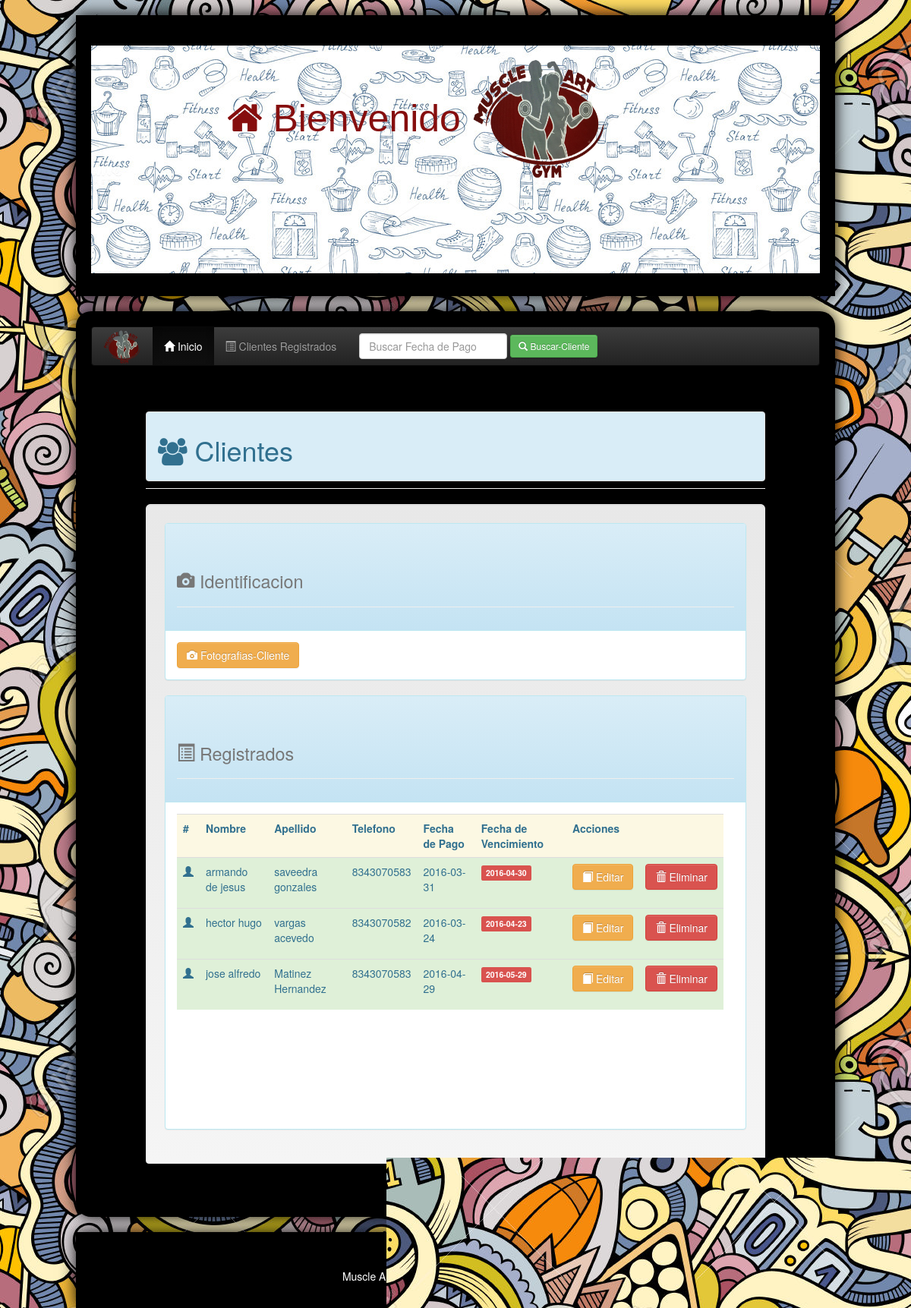
The page /clientes.php on the database its author committed.
### tables this page shows
CREATE TABLE `cliente_gym` (
  `id_cliente` int(11) NOT NULL,
  `nombre_cliente` varchar(150) NOT NULL,
  `apellido_cliente` varchar(150) NOT NULL,
  `telefono_cliente` varchar(100) NOT NULL,
  `fecha_pago` date NOT NULL,
  `ruta` varchar(150) NOT NULL
);

### clientes.php (the view, shortened to what this page needs)
<!DOCTYPE html>
<html lang="es">
<head>
    <link  href = "dist/css/bootstrap.min.css"  rel = "stylesheet" >
	<link rel="stylesheet" href="dist/css/bootstrap-theme.min.css">
	<link href="dist/css/bootstrap.css" rel="stylesheet">
   	<link rel="stylesheet" href="https://maxcdn.bootstrapcdn.com/font-awesome/4.5.0/css/font-awesome.min.css">
    <link rel="stylesheet" type="text/css" href="style.css">
    <link rel="stylesheet" href="css/jquery-ui.css">
</head>
<body>
<div class="contenido2">
	<header >
			<div class="colorsito">
					<nav>
 						<div id="logo">
								<p><i class="fa fa-home"></i> Bienvenido
								<img  src="images/gym.png"></p>
						</div>
					</nav>
			 </div>
	</header>
	</div>
<div class="contenido">
	<nav class="navbar navbar-inverse">
  <div class="container-fluid">
    <div class="navbar-header">
      <a class="navbar-brand" ><img class="img-nav" src="images/gym.png"></a>
    </div>
    <div class="collapse navbar-collapse" id="bs-example-navbar-collapse-1">
      <ul class="nav navbar-nav">
        <li class="active"><a href="index.php"><span type="submit" class="glyphicon glyphicon-home" aria-hidden="true"></span> Inicio <span class="sr-only">(current)</span></a></li>
        <li><a href="clientes.php"><span type="submit" class="glyphicon glyphicon-list-alt" aria-hidden="true"></span> Clientes Registrados</a></li>
      </ul>
    <form class="navbar-form navbar-left" action="busqueda.php" method="post" role="search">
  <div class="form-group">
    <input type="text" class="form-control"  placeholder="Buscar Fecha de Pago" name="palabra">
  </div>
  <button type="submit" onclick="if(confirm('Esta seguro de Buscar?') == false){return false;}" name="buscador" value="Buscar" class="btn btn-success btn-sm"><span type="submit" class="glyphicon glyphicon-search" aria-hidden="true"></span> Buscar-Cliente</button>
</form>
    </div>
  </div>
</nav>
<section id="main">
		<section id="ft_widgets">
			<section class="widget">
				<div class="page-header">
					<div class="list-group-item list-group-item-info">
						<h1><i class="fa fa-users"></i> Clientes </h1>
					</div>
				</div>
		<div class="well well-lg  list-group-item list-group-item-info">
			<div class="panel panel-info">
  				 <div class="panel-heading">
  				 	<div class="page-header">
						<h1><small><span class="glyphicon glyphicon-camera" aria-hidden="true"></span> Identificacion</small></h1>
					</div>
  				 </div>
  					<div class="panel-body">
			<button type="button" class="btn btn-warning" data-toggle="modal" data-target=".bs-example-modal-lg"><span class="glyphicon glyphicon-camera" aria-hidden="true"></span> Fotografias-Cliente</button>
			</div>
			</div>
  			<div class="panel panel-info">
  			<div class="panel-heading">
			<div class="page-header">
			<h1><small><span class="glyphicon glyphicon-list-alt" aria-hidden="true"></span> Registrados</small></h1>
			</div>
			</div>
  				 <div class="panel-body">
  			<?php include("php/tabla_datos.php");?>
				<?php
				while ($rsEmp = mysql_fetch_assoc($queEmp)) { ?>
  				<tr>
    			<td class='success'><span class="glyphicon glyphicon-user" aria-hidden="true"></span><p class="row"><?php echo $rsEmp['id_cliente']; ?></p> </td>
    			<td class='success'><?php echo $rsEmp['nombre_cliente']; ?></td>
    			<td class='success'><?php echo $rsEmp['apellido_cliente']; ?></td>
    			<td class='success'><?php echo $rsEmp['telefono_cliente']; ?></td>
    			<td class='success'><?php echo $rsEmp['fecha_pago']; ?></td>
    			<td class='success'>
    			<?php
    				$fecha = date($rsEmp['fecha_pago']);
						$nuevafecha = strtotime ( '+30 day' , strtotime ( $fecha ) ) ;
						$nuevafecha = date ( 'Y-m-j' , $nuevafecha );
						echo "<span class='label label-danger'>$nuevafecha</span>";
				?>
				</td>
    			<td class='success'><a href="editar.php?id=<?php echo $rsEmp['id_cliente']; ?>"><button type="submit" class="btn btn-warning" onclick="if(confirm('Esta seguro de Editar?') == false){return false;}"><span type="submit" class="glyphicon glyphicon-book" aria-hidden="true"></span> Editar</button></a>
    			</td>
    			<td class='success'>
    			<a href="php/eliminar_dato.php?id=<?php echo $rsEmp['id_cliente']; ?>"><button type="submit"class="btn btn-danger" onclick="if(confirm('Esta seguro de Eliminar?') == false){return false;}"><span type="submit" class="glyphicon glyphicon-trash" aria-hidden="true"></span> Eliminar</button></a>
    			</td>
 				 </tr>
  				<?php }
  				echo "</table>";
  				echo "</div>";
  				?>
  				</div>
			</div>
    	</div>
			</section>
		</section>
</section>
</div>
		<div class="contenido3">
					<section id="copyright">
						<p  >Muscle Art GYM Copyright@ 2016 <img width="80px" height="80px" src="images/gym.png"></p>
					</section>
				</div>
</body>
</html>

### php/tabla_datos.php (shortened to what this page needs)
<?php
				$conexion = mysql_connect("localhost","gym") or die ("No se pudo conectar al servidor de BD");
				$query = "SELECT * FROM cliente_gym ORDER BY id_cliente ASC";
				$queEmp = mysql_query($query, $conexion);
				echo "<link  href = 'dist/css/bootstrap.min.css'  rel = 'stylesheet' type='text/css'/ >  ";
				echo '<div class="zona">';
				echo "<table class='table table-hover'>";
				echo"<tr >";
				echo "<th class='warning'>#</th><th class='warning'>Nombre</th><th class='warning'>Apellido</th><th class='warning'>Telefono</th><th class='warning'>Fecha de Pago</th><th class='warning'>Fecha de Vencimiento</th><th class='warning'>Acciones</th><th class='warning'></th>";
				echo"</tr>";
?>

### style.css (style rules this page uses)
* { margin:0px; padding:0px; }
body { background: url("images/40498920-Seamless-abstract-pattern-sports-and-fitness-background-Stock-Vector.jpg") fixed; font-size:12pt; font-family:"open sans", Arial, Helvetica, sans-serif; }
header,#main,footer { width:85%; max-width:960px; margin:0px auto; }
a { color:#bf2222; text-decoration:none; }
.colorsito { background-image: url("images/pattern-with-fitness-symbols-f.jpg"); width:1000px; height:300px; }
header { margin-top:20px; margin-bottom:20px; overflow:hidden; width:110%; }
header #logo { width:80%; float:center; }
header #logo p { font-family:'Raleway', helvetica, arial, sans-serif; font-size:5rem; font-weight:100; text-align:center; color:#860E0E; }
header #logo p img { width:180px; height:180px; }
header nav { width:70%; margin: 10px; text-align: center; display: inline-block; padding-bottom: 60px; }
#main { overflow:hidden; }
#main .widget { width:100%; }
.widget { margin-bottom:50px; display:block; float:left; }
.zona { overflow:scroll; height:400px; width:720px; }
.contenido { width:1000px; margin:0 auto; border-radius:20px; padding:20px; box-shadow:0px 0px 20px rgba(0,0,0,5); background:#000; margin-top: 20px; }
.contenido2 { width:1000px; height:370px; margin:0 auto; padding:20px; box-shadow:0px 0px 20px rgba(0,0,0,5); background:#000; margin-top: 20px; color:#EEECEC; text-align:center; }
.contenido3 { width:1000px; height:100px; margin:0 auto; padding:20px; box-shadow:0px 0px 20px rgba(0,0,0,5); background:#000; margin-top: 20px; color:#ffffff; text-align:center; }
.img-nav { margin-top:-13px; width:50px; height:50px; }

### rows shown on the page
cliente_gym: nombre_cliente "armando de jesus", apellido_cliente "saveedra gonzales", telefono_cliente "8343070583", fecha_pago "2016-03-31", fecha_pago "2016-04-30"
cliente_gym: nombre_cliente "hector hugo", apellido_cliente "vargas acevedo", telefono_cliente "8343070582", fecha_pago "2016-03-24", fecha_pago "2016-04-23"
cliente_gym: nombre_cliente "jose alfredo", apellido_cliente "Matinez Hernandez", telefono_cliente "8343070583", fecha_pago "2016-04-29", fecha_pago "2016-05-29"
